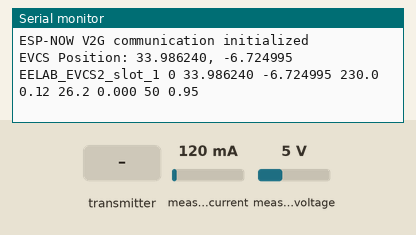
A program run on a simulated ESP32. Shown: the last lines printed to the serial monitor. The test bench sets the inputs (shaded band); at power-on: measured current 120 mA, measured voltage 5 V.

Above: at 2.2 s.
2.3 s: measured current set to 1000 mA
At 5.5 s:
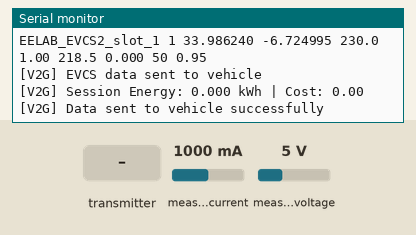
5.7 s: the transmitter starts sending vehicle_mac.0 = 0
At 6.01 s:
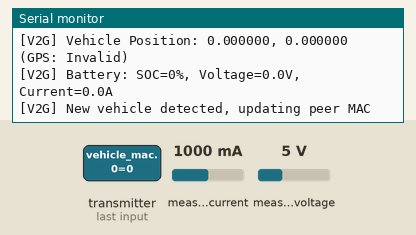
7.2 s: the transmitter starts sending gps_valid = 64
At 7.51 s:
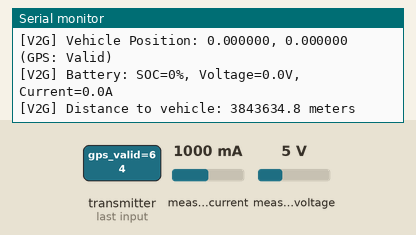
8.7 s: measured current set to 40 mA
At 10.6 s:
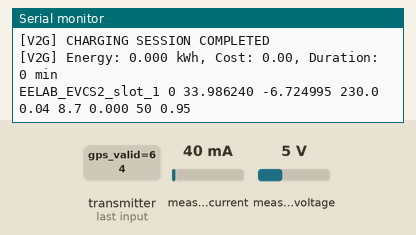
11.8 s: measured current set to 1500 mA
At 12.66 s:
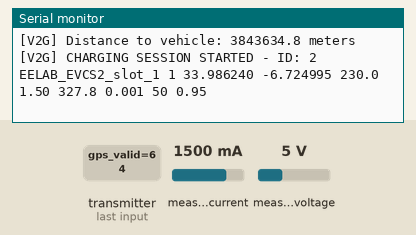
15.2 s: the transmitter starts sending vehicle_latitude = 25
At 15.52 s:
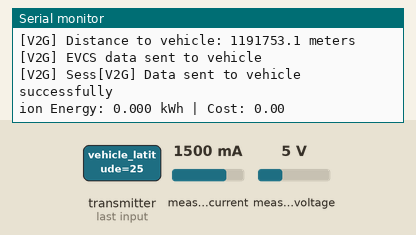

Measured:
- after the input at 2.3 s, the serial monitor: prints a new line after 1.9 s (image 1)
- after the input at 5.7 s, the serial monitor: prints a new line at once (image 2)
- after the input at 7.2 s, the serial monitor: prints a new line at once (image 3)
- after the input at 8.7 s, the serial monitor: prints a new line after 1.7 s (image 4)
- after the input at 11.8 s, the serial monitor: prints a new line after 0.68 s (image 5)
- after the input at 15.2 s, the serial monitor: prints a new line at once (image 6)

The program:

main.cpp
```cpp
// EVCS_ESP32_V2G_Production.ino - PZEM-004T + V2G with Raspberry Pi compatibility
#include <PZEM004Tv30.h>
#include <cmath>
#include <Arduino.h>
#include <WiFi.h>
#include <esp_now.h>
#include <stdbool.h>

// Define the UART2 RX and TX pins on ESP32 (Connect these to PZEM-004T)
#define PZEM_RX_PIN 16  // ESP32 RX (Connect to PZEM TX)
#define PZEM_TX_PIN 17  // ESP32 TX (Connect to PZEM RX)

// Fixed EVCS Location (Charging Station doesn't move)
#define EVCS_LATITUDE  33.986242f
#define EVCS_LONGITUDE -6.724995f

// Configuration flags
#define DEBUG_V2G true          // Set to true for V2G debugging
#define DEBUG_PZEM true         // Set to true for PZEM debugging
#define ENABLE_V2G true          // Set to false to disable V2G completely

// Charging parameters
#define CHARGING_RATE_PER_KWH 1.50f  // Cost per kWh
#define MAX_CHARGING_POWER 3000.0f   // Max 3kW (Type F)
#define CURRENT_THRESHOLD 0.5f       // Minimum current to detect vehicle

// Timing
unsigned long last_reading = 0;
unsigned long last_v2g_send = 0;
const unsigned long READING_INTERVAL = 2000;    // 2 seconds for PZEM readings
const unsigned long V2G_SEND_INTERVAL = 5000;   // 5 seconds for V2G communication

// Global variables
short charging_status = 0;
bool vehicle_connected = false;
float session_start_energy = 0.0f;
unsigned long session_start_time = 0;

// Initialize the PZEM sensor using Hardware Serial2
PZEM004Tv30 pzem(Serial2, PZEM_RX_PIN, PZEM_TX_PIN);

// Struct to send to Vehicle (EVCS -> Vehicle)
//typedef struct {
//    uint8_t evcs_mac[6];           // EVCS MAC address
//    float ac_voltage;              // AC voltage available (V)
//    float max_current;             // Maximum current available (A)
//    float max_power;               // Maximum power available (W)
//    float cost_per_kwh;            // Cost per kWh
//    float current_energy_delivered; // Total energy delivered this session (kWh)
//    float current_cost;            // Current session cost
//    bool charging_available;       // Slot available for charging
//    uint32_t session_id;           // Unique session identifier
//    unsigned long timestamp;       // Message timestamp
//} evcs_to_vehicle_t;

// EVCS → Vehicle struct (with EVCS position)
typedef struct {
    uint8_t evcs_mac[6];           // EVCS MAC address

    // EVCS Position (NEW - CRITICAL for distance calculation)
    float evcs_latitude;           // EVCS GPS latitude
    float evcs_longitude;          // EVCS GPS longitude
    float evcs_altitude;           // EVCS GPS altitude (optional)

    // Charging specifications
    float ac_voltage;              // AC voltage available (V)
    float max_current;             // Maximum current available (A)
    float max_power;               // Maximum power available (W)
    float cost_per_kwh;            // Cost per kWh

    // Session information
    float current_energy_delivered; // Total energy delivered this session (kWh)
    float current_cost;            // Current session cost
    bool charging_available;       // Slot available for charging
    uint32_t session_id;           // Unique session identifier
    unsigned long timestamp;       // Message timestamp
} evcs_to_vehicle_t;

// Struct to receive from Vehicle (Vehicle -> EVCS)
//typedef struct {
//    uint8_t vehicle_mac[6];        // Vehicle MAC address
//    uint16_t battery_soc;          // State of Charge (0-100%)
//    float battery_voltage;         // Battery voltage (V)
//    float battery_current;         // Current battery current (A)
//    float battery_capacity;        // Total battery capacity (kWh)
//    float desired_soc;             // Desired SOC (0-100%)
//    bool ready_to_charge;          // Vehicle ready to start charging
//    bool stop_charging;            // Vehicle wants to stop charging
//    uint32_t session_id;           // Session ID (should match EVCS)
//    unsigned long timestamp;       // Message timestamp
//} vehicle_to_evcs_t;

// Vehicle → EVCS struct (with vehicle position)
typedef struct {
    uint8_t vehicle_mac[6];        // Vehicle MAC address

    // Vehicle Position (NEW - for EVCS to know vehicle location)
    float vehicle_latitude;        // Vehicle GPS latitude
    float vehicle_longitude;       // Vehicle GPS longitude
    float vehicle_altitude;        // Vehicle GPS altitude
    uint8_t gps_valid;            // GPS validity flag (0=invalid, 1=valid)

    // Battery information
    uint16_t battery_soc;          // State of Charge (0-100%)
    float battery_voltage;         // Battery voltage (V)
    float battery_current;         // Current battery current (A)
    float battery_capacity;        // Total battery capacity (kWh)
    float desired_soc;             // Desired SOC (0-100%)

    // Charging control
    bool ready_to_charge;          // Vehicle ready to start charging
    bool stop_charging;            // Vehicle wants to stop charging

    // Communication
    uint32_t session_id;           // Session ID (should match EVCS)
    unsigned long timestamp;       // Message timestamp
} vehicle_to_evcs_t;

// Global data structures
evcs_to_vehicle_t evcs_data;
vehicle_to_evcs_t vehicle_data;
bool vehicle_data_received = false;

// Vehicle MAC address (will be updated when vehicle connects)
uint8_t vehicle_mac[] = {0xFF, 0xFF, 0xFF, 0xFF, 0xFF, 0xFF}; // Broadcast initially
esp_now_peer_info_t peerInfo;

// Current session data
uint32_t current_session_id = 0;
bool session_active = false;

// Function prototypes
void init_esp_now();
void on_data_sent(const uint8_t *mac_addr, esp_now_send_status_t status);
void on_data_received(const uint8_t *mac, const uint8_t *incoming_data, int len);
void send_v2g_data();
void start_charging_session();
void end_charging_session();
void handle_charging_session();
void update_evcs_data();

// Debug print functions (only print when DEBUG flags are enabled)
void debug_v2g(const char* format, ...) {
    if (DEBUG_V2G) {
        va_list args;
        va_start(args, format);
        char buffer[256];
        vsnprintf(buffer, sizeof(buffer), format, args);
        Serial.println(buffer);  // Send to Serial2 (different from Serial)
        va_end(args);
    }
}

void debug_pzem(const char* format, ...) {
    if (DEBUG_PZEM) {
        va_list args;
        va_start(args, format);
        char buffer[256];
        vsnprintf(buffer, sizeof(buffer), format, args);
        Serial.println(buffer);  // Send to Serial2 (different from Serial)
        va_end(args);
    }
}
// DISTANCE CALCULATION FUNCTION
float calculate_distance_between_points(float lat1, float lon1, float lat2, float lon2);

//void setup() {
//    Serial.begin(115200);
//
//    // CRITICAL: Only send essential startup message to maintain Raspberry Pi compatibility
//    if (DEBUG_V2G) {
//        Serial.println("HELECAR EVCS - V2G Communication System");
//        Serial.println("=======================================");
//    }
//
//    if (ENABLE_V2G) {
//        // Initialize WiFi in Station mode for ESP-NOW
//        WiFi.mode(WIFI_STA);
//
//        // Get this ESP32's MAC address
//        WiFi.macAddress(evcs_data.evcs_mac);
//
//        if (DEBUG_V2G) {
//            Serial.print("EVCS MAC Address: ");
//            for (int i = 0; i < 6; i++) {
//                Serial.printf("%02X", evcs_data.evcs_mac[i]);
//                if (i < 5) Serial.print(":");
//            }
//            Serial.println();
//        }
//
//        // Initialize ESP-NOW
//        init_esp_now();
//
//        // Initialize EVCS data with default values
//        evcs_data.max_current = 13.0f;        // 13A max for Type F
//        evcs_data.max_power = MAX_CHARGING_POWER;
//        evcs_data.cost_per_kwh = CHARGING_RATE_PER_KWH;
//        evcs_data.charging_available = true;
//        evcs_data.current_energy_delivered = 0.0f;
//        evcs_data.current_cost = 0.0f;
//
//        // Generate initial session ID
//        current_session_id = millis();
//        evcs_data.session_id = current_session_id;
//    }
//
//    delay(1000);
//}

void setup() {
    Serial.begin(115200);

    if (ENABLE_V2G) {
        WiFi.mode(WIFI_STA);
        WiFi.macAddress(evcs_data.evcs_mac);

        // Initialize EVCS data with POSITION (NEW)
        evcs_data.evcs_latitude = EVCS_LATITUDE;      // 33.986107f
        evcs_data.evcs_longitude = EVCS_LONGITUDE;    // -6.724805f
        evcs_data.evcs_altitude = 0.0f;               // Set if known

        evcs_data.max_current = 13.0f;
        evcs_data.max_power = MAX_CHARGING_POWER;
        evcs_data.cost_per_kwh = CHARGING_RATE_PER_KWH;
        evcs_data.charging_available = true;
        evcs_data.current_energy_delivered = 0.0f;
        evcs_data.current_cost = 0.0f;

        current_session_id = millis();
        evcs_data.session_id = current_session_id;

        init_esp_now();

        debug_v2g("EVCS Position: %.6f, %.6f",
                 evcs_data.evcs_latitude, evcs_data.evcs_longitude);
    }

    delay(1000);
}

void loop() {
    unsigned long currentTime = millis();

    // Read PZEM data every 2 seconds
    if (currentTime - last_reading >= READING_INTERVAL) {
        last_reading = currentTime;

        // Read data from the PZEM sensor
        float voltage = pzem.voltage();
        float current = pzem.current();
        float power = pzem.power();
        float energy = pzem.energy();
        float frequency = pzem.frequency();
        float pf = pzem.pf();

        // Error handling
        if (isnan(voltage) || isnan(current) || isnan(power) ||
            isnan(energy) || isnan(frequency) || isnan(pf)) {
            debug_pzem("ERROR: PZEM sensor reading failed");
            return;
        }

        // Update EVCS data with current measurements (for V2G)
        if (ENABLE_V2G) {
            evcs_data.ac_voltage = voltage;
            evcs_data.timestamp = currentTime;
        }

        // Determine charging status based on current
        bool currently_charging = (current > CURRENT_THRESHOLD);

        if (ENABLE_V2G) {
            if (currently_charging && !vehicle_connected) {
                vehicle_connected = true;
                start_charging_session();
            } else if (!currently_charging && vehicle_connected) {
                vehicle_connected = false;
                end_charging_session();
            }

            if (session_active) {
                handle_charging_session();
            }
        }

        // Update charging status
        charging_status = currently_charging ? 1 : 0;

        // CRITICAL: Send clean data to Raspberry Pi
        Serial.flush();
        delay(10);

        // Send formatted data (COMPLETE LINE)
        Serial.print("EELAB_EVCS2_slot_1 ");
        Serial.print(charging_status);
        Serial.print(" ");
        Serial.print(EVCS_LATITUDE, 6);
        Serial.print(" ");
        Serial.print(EVCS_LONGITUDE, 6);
        Serial.print(" ");
        Serial.print(voltage, 1);
        Serial.print(" ");
        Serial.print(current, 2);
        Serial.print(" ");
        Serial.print(power, 1);
        Serial.print(" ");
        Serial.print(energy, 3);
        Serial.print(" ");
        Serial.print((int)frequency);
        Serial.print(" ");
        Serial.print(pf, 2);
        Serial.println();  // CRITICAL: Newline to complete the line

        Serial.flush();  // Ensure data is sent immediately
    }

    // Send V2G data every 5 seconds when vehicle is connected
    if (ENABLE_V2G && vehicle_connected && (currentTime - last_v2g_send >= V2G_SEND_INTERVAL)) {
        last_v2g_send = currentTime;
        send_v2g_data();
    }

    delay(100);
}

void init_esp_now() {
    if (!ENABLE_V2G) return;

    // Initialize ESP-NOW
    if (esp_now_init() != ESP_OK) {
        debug_v2g("ERROR: ESP-NOW initialization failed");
        return;
    }

    // Register callbacks
    esp_now_register_send_cb(on_data_sent);
    esp_now_register_recv_cb(on_data_received);

    // Add broadcast peer initially
    memcpy(peerInfo.peer_addr, vehicle_mac, 6);
    peerInfo.channel = 0;
    peerInfo.encrypt = false;

    if (esp_now_add_peer(&peerInfo) != ESP_OK) {
        debug_v2g("ERROR: Failed to add broadcast peer");
        return;
    }

    debug_v2g("ESP-NOW V2G communication initialized");
}

void on_data_sent(const uint8_t *mac_addr, esp_now_send_status_t status) {
    if (status == ESP_NOW_SEND_SUCCESS) {
        debug_v2g("[V2G] Data sent to vehicle successfully");
    } else {
        debug_v2g("[V2G] Failed to send data to vehicle");
    }
}


void send_v2g_data() {
    if (!ENABLE_V2G) return;

    update_evcs_data();

    esp_err_t result = esp_now_send(vehicle_mac, (uint8_t *)&evcs_data, sizeof(evcs_data));

    if (result == ESP_OK) {
        debug_v2g("[V2G] EVCS data sent to vehicle");
        if (DEBUG_V2G && session_active) {
            debug_v2g("[V2G] Session Energy: %.3f kWh | Cost: %.2f",
                     evcs_data.current_energy_delivered, evcs_data.current_cost);
        }
    } else {
        debug_v2g("[V2G] ERROR: Failed to send data (error: %d)", result);
    }
}

void start_charging_session() {
    if (!ENABLE_V2G || session_active) return;

    session_active = true;
    session_start_time = millis();
    session_start_energy = pzem.energy();
    current_session_id++;
    evcs_data.session_id = current_session_id;

    debug_v2g("[V2G] CHARGING SESSION STARTED - ID: %u", current_session_id);
}

void end_charging_session() {
    if (!ENABLE_V2G || !session_active) return;

    session_active = false;
    float final_energy = pzem.energy();
    float energy_delivered = final_energy - session_start_energy;
    float total_cost = energy_delivered * CHARGING_RATE_PER_KWH;
    unsigned long session_duration = millis() - session_start_time;

    debug_v2g("[V2G] CHARGING SESSION COMPLETED");
    debug_v2g("[V2G] Energy: %.3f kWh, Cost: %.2f, Duration: %lu min",
             energy_delivered, total_cost, session_duration / 60000);

    // Reset session data
    evcs_data.current_energy_delivered = 0.0f;
    evcs_data.current_cost = 0.0f;
}

void handle_charging_session() {
    if (!ENABLE_V2G || !session_active) return;

    float current_energy = pzem.energy();
    evcs_data.current_energy_delivered = current_energy - session_start_energy;
    evcs_data.current_cost = evcs_data.current_energy_delivered * CHARGING_RATE_PER_KWH;
}

//void update_evcs_data() {
//    if (!ENABLE_V2G) return;
//
//    evcs_data.charging_available = !session_active;
//    evcs_data.timestamp = millis();
//}
//
void update_evcs_data() {
    if (!ENABLE_V2G) return;

    evcs_data.charging_available = !session_active;
    evcs_data.timestamp = millis();

    // Position data always included (EVCS doesn't move)
    evcs_data.evcs_latitude = EVCS_LATITUDE;
    evcs_data.evcs_longitude = EVCS_LONGITUDE;
    evcs_data.evcs_altitude = 0.0f;
}

void on_data_received(const uint8_t *mac, const uint8_t *incoming_data, int len) {
    if (!ENABLE_V2G) return;

    if (len != sizeof(vehicle_to_evcs_t)) {
        debug_v2g("[V2G] ERROR: Unexpected data length: %d (expected %d)",
                 len, sizeof(vehicle_to_evcs_t));
        return;
    }

    // Copy received data
    memcpy(&vehicle_data, incoming_data, sizeof(vehicle_to_evcs_t));
    memcpy(vehicle_data.vehicle_mac, mac, 6);
    vehicle_data_received = true;

    // Print received vehicle data with POSITION (NEW)
    if (DEBUG_V2G) {
        debug_v2g("[V2G] Vehicle MAC: %02X:%02X:%02X:%02X:%02X:%02X",
                 vehicle_data.vehicle_mac[0], vehicle_data.vehicle_mac[1],
                 vehicle_data.vehicle_mac[2], vehicle_data.vehicle_mac[3],
                 vehicle_data.vehicle_mac[4], vehicle_data.vehicle_mac[5]);
        debug_v2g("[V2G] Vehicle Position: %.6f, %.6f (GPS: %s)",
                 vehicle_data.vehicle_latitude, vehicle_data.vehicle_longitude,
                 vehicle_data.gps_valid ? "Valid" : "Invalid");
        debug_v2g("[V2G] Battery: SOC=%u%%, Voltage=%.1fV, Current=%.1fA",
                 vehicle_data.battery_soc, vehicle_data.battery_voltage, vehicle_data.battery_current);

        // Calculate distance to vehicle (NEW FEATURE)
        if (vehicle_data.gps_valid) {
            float distance = calculate_distance_between_points(
                EVCS_LATITUDE, EVCS_LONGITUDE,
                vehicle_data.vehicle_latitude, vehicle_data.vehicle_longitude
            );
            debug_v2g("[V2G] Distance to vehicle: %.1f meters", distance);
        }
    }

    // Update vehicle MAC if it's a new vehicle
    bool is_new_vehicle = false;
    for (int i = 0; i < 6; i++) {
        if (vehicle_mac[i] != mac[i]) {
            is_new_vehicle = true;
            break;
        }
    }

    if (is_new_vehicle) {
        debug_v2g("[V2G] New vehicle detected, updating peer MAC");
        memcpy(vehicle_mac, mac, 6);

        esp_now_del_peer(peerInfo.peer_addr);
        memcpy(peerInfo.peer_addr, vehicle_mac, 6);
        esp_now_add_peer(&peerInfo);
    }

    // Handle vehicle requests
    if (vehicle_data.stop_charging && session_active) {
        debug_v2g("[V2G] Vehicle requested to stop charging");
        end_charging_session();
    }
}
// DISTANCE CALCULATION FUNCTION
float calculate_distance_between_points(float lat1, float lon1, float lat2, float lon2) {
    // Convert degrees to radians
    float lat1_rad = lat1 * M_PI / 180.0f;
    float lon1_rad = lon1 * M_PI / 180.0f;
    float lat2_rad = lat2 * M_PI / 180.0f;
    float lon2_rad = lon2 * M_PI / 180.0f;

    // Haversine formula
    float dlat = lat2_rad - lat1_rad;
    float dlon = lon2_rad - lon1_rad;

    float a = sin(dlat/2) * sin(dlat/2) +
              cos(lat1_rad) * cos(lat2_rad) *
              sin(dlon/2) * sin(dlon/2);
    float c = 2 * atan2(sqrt(a), sqrt(1-a));

    return 6371000.0f * c;  // Distance in meters
}
```
